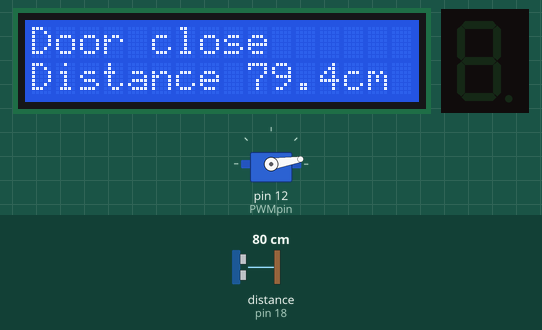
Simulated run of this program. Board: Raspberry Pi (header pin numbers). On the bench: 16×2 character LCD, servo, 1-digit seven-segment display. Inputs (shaded band) come from the test bench; at power-on: distance to the obstacle (sensor on pin 18) 80 cm. The echo pulse lasts 58.3 µs per cm; the segment pins are drawn as the display they are named for; servo angles are drawn from the pulse width (0.5 ms = 0°, 2.5 ms = 180°); the clock reads 2024-03-15 10:24:30 at power-on unless the program sets it; library files of the repository ran but are not shown: I2C_driver.py.

Above: at 3.8 s.
3.9 s: distance to the obstacle (sensor on pin 18) set to 11 cm
At 7.1 s:
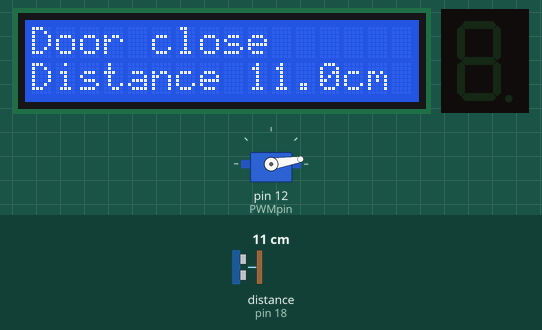
8.3 s: distance to the obstacle (sensor on pin 18) set to 8 cm
At 10.2 s:
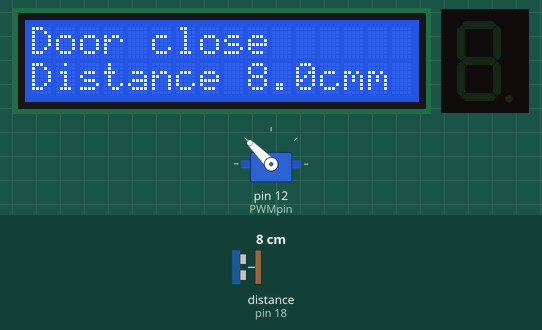
13.0 s: distance to the obstacle (sensor on pin 18) set to 18 cm
At 15.4 s:
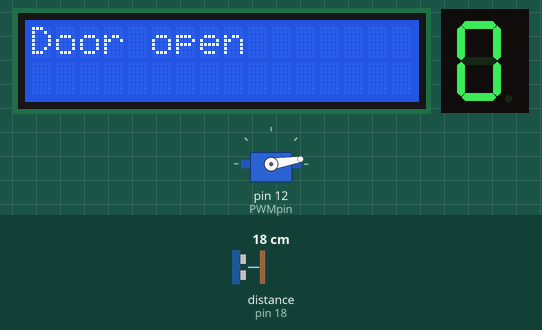
18.1 s: distance to the obstacle (sensor on pin 18) set to 2 cm
At 20.4 s:
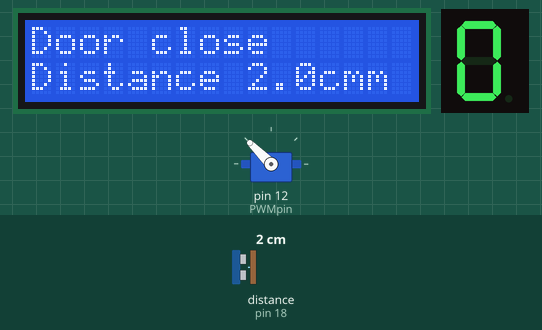
Timing chart, 0 to 28.3 s (numbered marks = the images above; inputs shaded):
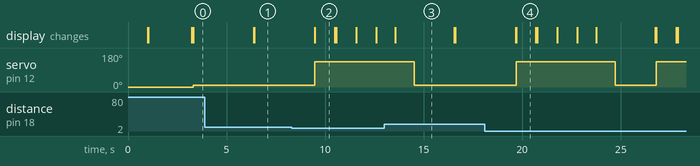

Measured:
- the behaviour switches between 10 and 9 cm on distance to the obstacle (sensor on pin 18) (found by bisection; images 1 and 2)
- after the input at 3.9 s, the display: first changes after 2.5 s (image 1 shows a later state)
- after the input at 8.3 s, servo on pin 12 (PWMpin): 9° → 135° after 1.2 s; the display: first changes after 1.2 s (image 2 shows a later state)
- after the input at 13.0 s, servo on pin 12 (PWMpin): goes on until 14.5 s, then stays 9°
- after the input at 18.1 s, servo on pin 12 (PWMpin): 9° → 135° after 1.6 s, → 9° 5.0 s later, → 135° 2.1 s later; the display: first changes after 1.6 s (image 4 shows a later state)
- what the display in image 2 shows lasts 1.0 s, from 9.5 s to 10.5 s

The program:

SR04_test.py
```python
import RPi.GPIO as GPIO
import time
import I2C_driver


def main():
    fnd = [(1,1,1,1,1,1,0,0),
    (0,1,1,0,0,0,0,0),
    (1,1,0,1,1,0,1,0),
    (1,1,1,1,0,0,1,0),
    (0,1,1,0,0,1,1,0),
    (1,0,1,1,0,1,1,0),
    (1,0,1,1,1,1,1,0),
    (1,1,1,0,0,0,0,0),
    (1,1,1,1,1,1,1,0),
    (1,1,1,1,0,1,1,0)]


    seg = [31,32,33,35,36,37,38,40]
    #      a,b ,c ,d ,e ,f ,g ,dp

    duty_ratio= 2
    MaxDuty= 12
    PWMpin= 12
    PinTrig=16
    PinEcho=18
    GPIO.setmode(GPIO.BOARD)
    GPIO.setup(PinTrig, GPIO.OUT)
    GPIO.setup(PinEcho, GPIO.IN)
    GPIO.setup(PWMpin, GPIO.OUT)
    GPIO.setup(seg, GPIO.OUT, initial=GPIO.LOW)
    Servo=GPIO.PWM(PWMpin, 50)
    Servo.start(0)
    time.sleep(1)
    startTime=0
    stopTime=0
    mylcd = I2C_driver.lcd()
    while True:
        Servo.ChangeDutyCycle(duty_ratio)
        GPIO.output(PinTrig, False)
        time.sleep(2)
        # trigger

        GPIO.output(PinTrig, True)
        time.sleep(0.00001)
        GPIO.output(PinTrig, False)
        # echo
        while GPIO.input(PinEcho) == 0:
            startTime = time.time()
        while GPIO.input(PinEcho) == 1:
            stopTime = time.time()
        Time_interval= stopTime - startTime
        Distance = Time_interval * 17000
        Distance = round(Distance, 1)
        Distance1 = str(Distance)

        length = "Distance " + Distance1 +"cm"

        mylcd.lcd_display_string("Door close", 1)
        mylcd.lcd_display_string(length, 2)


        if Distance<10 :
            duty_ratio = 10
            Servo.ChangeDutyCycle(duty_ratio)
            time.sleep(1)
            mylcd.lcd_clear()
            mylcd.lcd_display_string("Door open", 1)
            # GPIO.output(seg, fnd[3])
            # time.sleep(1)
            # GPIO.output(seg, fnd[2])
            # time.sleep(1)
            # GPIO.output(seg, fnd[1])
            # time.sleep(1)
            # GPIO.output(seg, fnd[0])
            for i in reversed(range(4)):
                GPIO.output(seg, fnd[i])
                time.sleep(1)
            duty_ratio= 3
            Servo.ChangeDutyCycle(duty_ratio)

        else :
            duty_ratio= 3
            Servo.ChangeDutyCycle(duty_ratio)
            time.sleep(1)


    Servo.stop()
    GPIO.cleanup()
if __name__ == '__main__':
    main()
```
